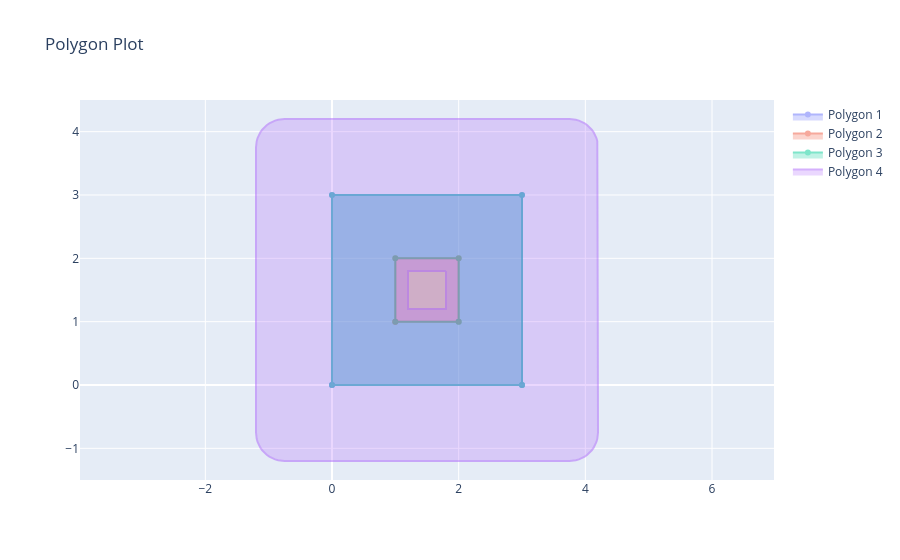

Here is the notebook cell this chart was saved with:
### Markdown cell above
### Scale

### Code cell
p1 = dshape.geometry.Rectangle(0, 0, 3, 3)
p2 = dshape.geometry.Rectangle(1, 1, 1, 1)
p3 = p1 - p2
p4 = p3.buffer(0.3)
p5 = p4.scale(1.5, origin=(1.5, 1.5))
dshape.plotting.plot_polygons([p1, p2, p3, p5])

### Figure 1 — Plotly figure (JSON) as saved in the notebook; plotly's stock layout.template omitted (floating-point values rounded to 4 significant figures)
{"data": [{"fill": "toself", "name": "Polygon 1", "opacity": 0.5, "type": "scatter", "x": [0, 3, 3, 0, 0, null], "y": [0, 0, 3, 3, 0, null]}, {"fill": "toself", "name": "Polygon 2", "opacity": 0.5, "type": "scatter", "x": [1, 2, 2, 1, 1, null], "y": [1, 1, 2, 2, 1, null]}, {"fill": "toself", "name": "Polygon 3", "opacity": 0.5, "type": "scatter", "x": [3, 3, 0, 0, 3, null, 2, 1, 1, 2, 2, null], "y": [0, 3, 3, 0, 0, null, 1, 1, 2, 2, 1, null]}, {"fill": "toself", "name": "Polygon 4", "opacity": 0.5, "type": "scatter", "x": [4.2, 4.2, 4.197, 4.189, 4.175, 4.155, 4.131, 4.102, 4.068, 4.031, 3.989, 3.945, 3.899, 3.85, 3.8, 3.75, -0.75, -0.8004, -0.8501, -0.8986, -0.9452, -0.9894, -1.031, -1.068, -1.102, -1.131, -1.155, -1.175, -1.189, -1.197, -1.2, -1.2, -1.197, -1.189, -1.175, -1.155, -1.131, -1.102, -1.068, -1.031, -0.9894, -0.9452, -0.8986, -0.8501, -0.8004, -0.75, 3.75, 3.8, 3.85, 3.899, 3.945, 3.989, 4.031, 4.068, 4.102, 4.131, 4.155, 4.175, 4.189, 4.197, 4.2, null, 1.8, 1.8, 1.2, 1.2, 1.8, null], "y": [-0.75, 3.75, 3.8, 3.85, 3.899, 3.945, 3.989, 4.031, 4.068, 4.102, 4.131, 4.155, 4.175, 4.189, 4.197, 4.2, 4.2, 4.197, 4.189, 4.175, 4.155, 4.131, 4.102, 4.068, 4.031, 3.989, 3.945, 3.899, 3.85, 3.8, 3.75, -0.75, -0.8004, -0.8501, -0.8986, -0.9452, -0.9894, -1.031, -1.068, -1.102, -1.131, -1.155, -1.175, -1.189, -1.197, -1.2, -1.2, -1.197, -1.189, -1.175, -1.155, -1.131, -1.102, -1.068, -1.031, -0.9894, -0.9452, -0.8986, -0.8501, -0.8004, -0.75, null, 1.8, 1.2, 1.2, 1.8, 1.8, null]}], "layout": {"showlegend": true, "title": {"text": "Polygon Plot"}, "yaxis": {"scaleanchor": "x", "scaleratio": 1}}}
